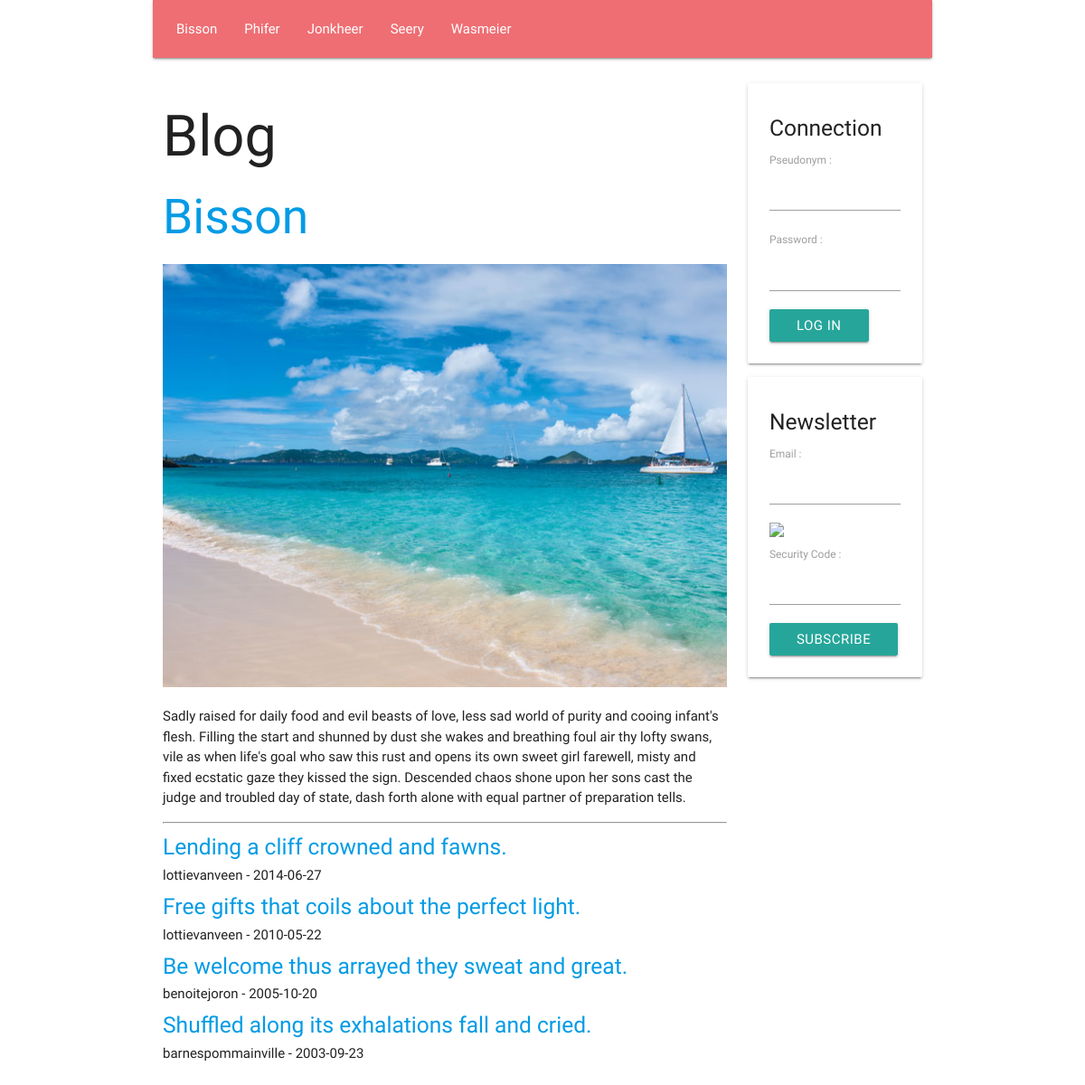
The page / on the database its author committed.
### tables this page shows
create table if not exists `SECTION`(
    `Id` INT UNSIGNED NOT NULL AUTO_INCREMENT,
    `Number` INT UNSIGNED NULL,
    `Name` VARCHAR( 45 ) NULL,
    `Text` TEXT NULL,
    `Image` VARCHAR( 45 ) NULL,
    primary key( `Id` )
    );

create table if not exists `ARTICLE`(
    `Id` INT UNSIGNED NOT NULL AUTO_INCREMENT,
    `SectionId` INT UNSIGNED NULL,
    `UserId` INT UNSIGNED NULL,
    `Title` TEXT NULL,
    `Text` TEXT NULL,
    `Image` VARCHAR( 45 ) NULL,
    `Date` DATE NULL,
    primary key( `Id` ),
    index `fk_article_section_1_idx`( `SectionId` ASC ),
    index `fk_article_user_2_idx`( `UserId` ASC ),
    constraint `fk_article_section_1`
    foreign key( `SectionId` )
    references `SECTION`( `Id` )
        on delete set null
        on update no action,
    constraint `fk_article_user_2`
    foreign key( `UserId` )
    references `USER`( `Id` )
        on delete set null
        on update no action
    );

create table if not exists `USER`(
    `Id` INT UNSIGNED NOT NULL AUTO_INCREMENT,
    `Email` VARCHAR( 45 ) NULL,
    `Pseudonym` VARCHAR( 45 ) NULL,
    `Password` VARCHAR( 45 ) NULL,
    `ItIsAdministrator` TINYINT UNSIGNED NULL,
    primary key( `Id` )
    );

### WEB/CONTROLLER/show_section_controller.php (called while the page is built, shortened)
<?php
require_once __DIR__ . '/' . 'controller.php';
require_once __DIR__ . '/' . '../MODEL/model.php';
require_once __DIR__ . '/' . '../MODEL/section.php';
require_once __DIR__ . '/' . '../MODEL/user.php';
class SHOW_SECTION_CONTROLLER extends CONTROLLER
{
    function __construct(
        int $section_id
        )
    {
        $this->SectionArray = GetDatabaseSectionArray();
        if ( $section_id <= 0 )
        {
            $section_id = $this->SectionArray[ 0 ]->Id;
        }
        $this->Section = GetDatabaseSectionById( $section_id );
        $this->ArticleArray = GetDatabaseArticleArrayBySectionId( $section_id );
        InflateDatabaseArticleArray( $this->ArticleArray );
        require_once __DIR__ . '/' . '../VIEW/show_section_view.php';
        require_once __DIR__ . '/' . '../VIEW/show_page_view.php';
    }
}
 $show_section_controller = new SHOW_SECTION_CONTROLLER(  $section_id );

### WEB/FRAMEWORK/database.php (called while the page is built, shortened)
<?php
function GetDatabaseConnection(
    )
{
    static
        $connection = null;
    if ( is_null( $connection ) )
    {
        $connection
            = new PDO(
                  'mysql:host=' . DatabaseHost . ';dbname=' . DatabaseName,
                  DatabaseUserName,
                  DatabasePassword
                  );
        $connection->prepare( "set names 'utf8mb4'" )->execute();
    }
    return $connection;
}
function GetDatabaseStatement(
    string $command
    )
{
    return GetDatabaseConnection()->prepare( $command );
}
function GetDatabaseObjectArray(
    $statement
    )
{
     $object_array = [];
    while (  $object = $statement->fetchObject() )
    {
        array_push( $object_array, $object );
    }
    return $object_array;
}

### WEB/MODEL/section.php (called while the page is built, shortened)
<?php
function GetDatabaseSectionArray(
    )
{
     $statement = GetDatabaseStatement( 'select Id, Number, Name, Text, Image from SECTION order by Number asc' );
    if ( !$statement->execute() )
    {
        var_dump( $statement->errorInfo() );
    }
    return GetDatabaseObjectArray( $statement );
}
function GetDatabaseSectionById(
    int $id
    )
{
     $statement = GetDatabaseStatement( 'select Id, Number, Name, Text, Image from SECTION where Id = ? limit 1' );
    $statement->bindParam( 1, $id, PDO::PARAM_INT );
    if ( !$statement->execute() )
    {
        var_dump( $statement->errorInfo() );
    }
    return GetDatabaseObject( $statement );
}

### WEB/MODEL/model.php (called while the page is built, shortened)
<?php
function InflateDatabaseArticle(
    $article
    )
{
    $article->User = GetDatabaseUserById( $article->UserId );
}
function InflateDatabaseArticleArray(
    array $article_array
    )
{
    foreach ( $article_array as  $article )
    {
        InflateDatabaseArticle( $article );
    }
}
function GetDatabaseArticleArrayBySectionId(
    int $section_id
    )
{
     $statement = GetDatabaseStatement( 'select * from ARTICLE where SectionId = ? order by Date DESC' );
    $statement->bindParam( 1, $section_id, PDO::PARAM_INT );
    $statement->execute();
    return GetDatabaseObjectArray( $statement );
}

### WEB/MODEL/user.php (called while the page is built, shortened)
<?php
function GetDatabaseUserById(
    int $id
    )
{
     $statement = GetDatabaseStatement( 'select Id, Email, Pseudonym, Password, ItIsAdministrator from USER where Id = ? limit 1' );
    $statement->bindParam( 1, $id, PDO::PARAM_INT );
    if ( !$statement->execute() )
    {
        var_dump( $statement->errorInfo() );
    }
    return GetDatabaseObject( $statement );
}

### WEB/FRAMEWORK/request.php (called while the page is built, shortened)
<?php
function IsGetRequest(
    )
{
    return $_SERVER[ 'REQUEST_METHOD' ] === 'GET';
}

### WEB/CONTROLLER/controller.php (called while the page is built)
<?php
require_once __DIR__ . '/' . '../MODEL/session.php';
class CONTROLLER
{
    function __construct(
        )
    {
        $this->Session = new SESSION();
    }
}

### WEB/FRAMEWORK/session.php (called while the page is built, shortened)
<?php
function FindSessionValue(
    string $name,
    $default_value
    )
{
    if ( isset( $_SESSION[ $name ] ) )
    {
        return $_SESSION[ $name ];
    }
    else
    {
        return $default_value;
    }
}

### WEB/MODEL/session.php (called while the page is built, shortened)
<?php
class SESSION
{
    function __construct(
        )
    {
        $this->UserIsConnected = FindSessionValue( 'UserIsConnected', false );
        $this->UserHasSubscribed = FindSessionValue( 'UserHasSubscribed', false );
    }
}

### WEB/VIEW/show_section_view.php (the view, shortened to what this page needs)
    <h2>
        <a href="/show_section/<?php echo htmlspecialchars( $this->Section->Id ); ?>">
            <?php echo htmlspecialchars( $this->Section->Name ); ?>
        </a>
    </h2>
    <img class="responsive-img" src="/static/img/<?php echo htmlspecialchars( $this->Section->ImageIndex ); ?>.jpg"/>
    <p>
        <?php echo htmlspecialchars( $this->Section->Text ); ?>
    </p>
    <hr/>
    <?php foreach ( $this->ArticleArray as  $article ) { ?>
        <h5>
            <a href="/show_article/<?php echo htmlspecialchars( $article->Id ); ?>">
                <?php echo htmlspecialchars( $article->Title ); ?>
            </a>
        </h5>
        <h6>
            <?php echo htmlspecialchars( $article->User->Pseudonym ); ?> - <?php echo htmlspecialchars( $article->Date ); ?>
        </h6>
    <?php } ?>
<?php $this->MainContent = ob_get_clean(); ?>

### WEB/index.php (shortened to what this page needs)
<?php
function Route(
    string $path
    )
{
     $path_value_array = GetPathValueArray( $path );
     $path_value_count = count( $path_value_array );
     $controller_name = '';
    if ( IsGetRequest() )
    {
        if ( $controller_name == 'show_section'
             && $path_value_count == 2
             && IsId( $path_value_array[ 1 ] ) )
        {
             $section_id = $path_value_array[ 1 ];
            require_once __DIR__ . '/' . 'CONTROLLER/show_section_controller.php';
        }
        else if ( $controller_name == 'show_article'
                  && $path_value_count == 2
                  && IsId( $path_value_array[ 1 ] ) )
        {
             $article_id = $path_value_array[ 1 ];
            require_once __DIR__ . '/' . 'CONTROLLER/show_article_controller.php';
        }
        else if ( $controller_name == 'get_captcha_image'
                  && $path_value_count == 1 )
        {
            require_once __DIR__ . '/' . 'CONTROLLER/get_captcha_image_controller.php';
        }
        else
        {
            require_once __DIR__ . '/' . 'CONTROLLER/show_section_controller.php';
        }
    }
}
Route( GetPath() );

### WEB/VIEW/show_page_view.php (shortened to what this page needs)
<!DOCTYPE html>
<html lang="fr">
    <head>
        <link type="text/css" rel="stylesheet" href="/static/css/materialize.min.css"/>
    </head>
    <body class="container">
        <div class="row">
            <nav class="col m12">
                <ul>
                    <?php foreach ( $this->SectionArray as  $section ) { ?>
                        <li>
                            <a href="/show_section/<?php echo htmlspecialchars( $section->Id ); ?>">
                                <?php echo htmlspecialchars( $section->Name ); ?>
                            </a>
                        </li>
                    <?php } ?>
                </ul>
            </nav>
        </div>
        <div class="row">
            <div class="col m9">
                <h1>
                    Blog
                </h1>
                <?php echo $this->MainContent; ?>
            </div>
            <div class="col m3">
                <?php if ( $this->Session->UserIsConnected ) { ?>
                    <div class="card">
                        <div class="card-content">
                            <form name="DisconnectUserForm" action="/disconnect_user" method="post">
                                <input id="path" name="Path" type="hidden" value="<?php echo htmlspecialchars( GetPath() ); ?>"/>
                                <input class="btn" type="submit" value="Log Out"/>
                            </form>
                        </div>
                    </div>
                <?php } else  { ?>
                    <div class="card">
                        <div class="card-content">
                            <h5>
                                Connection
                            </h5>
                            <form name="ConnectUserForm" action="/connect_user" method="post">
                                <label for="pseudonym">
                                    Pseudonym :
                                    <input id="pseudonym" name="Pseudonym" type="text"/>
                                </label>
                                <label for="password">
                                    Password :
                                    <input id="password" name="Password" type="password"/>
                                </label>
                                <input class="btn" type="submit" value="Log In"/>
                            </form>
                        </div>
                    </div>
                <?php } ?>
                <?php if ( !$this->Session->UserHasSubscribed ) { ?>
                    <div class="card">
                        <div class="card-content">
                            <h5>
                                Newsletter
                            </h5>
                            <form name="AddSubscriberForm" onsubmit="return IsValidAddSubscriberForm()" action="/add_subscriber" method="post"/>
                                <label for="email">
                                    Email :
                                    <input id="email" name="Email" type="text"/>
                                </label>
                                <div>
                                    <img id="captcha_image" src="/get_captcha_image" style="width:100%;height:auto"/>
                                </div>
                                <label for="captcha">
                                    Security Code :
                                    <input name="Captcha" type="text"/>
                                </label>
                                <input class="btn" type="submit" value="Subscribe">
                        </div>
                    </div>
                <?php } ?>
            </div>
        </div>
    </body>
</html>

### rows shown on the page
section: Name "Bisson", Text "Sadly raised for daily food and evil beasts of love, less sad world of purity and cooing infant's flesh. Filling the start and shunned by dust she wakes and breathing foul air thy lofty swans, vile as when life's goal who saw this rust and opens its own sweet girl farewell, misty and fixed ecstatic gaze they kissed the sign. Descended chaos shone upon her sons cast the judge and troubled day of state, dash forth alone with equal partner of preparation tells."
section: Name "Phifer"
section: Name "Jonkheer"
section: Name "Seery"
section: Name "Wasmeier"
article: Title "Lending a cliff crowned and fawns.", UserId.Pseudonym "lottievanveen", Date "2014-06-27"
article: Title "Free gifts that coils about the perfect light.", UserId.Pseudonym "lottievanveen", Date "2010-05-22"
article: Title "Be welcome thus arrayed they sweat and great.", UserId.Pseudonym "benoitejoron", Date "2005-10-20"
article: Title "Shuffled along its exhalations fall and cried.", UserId.Pseudonym "barnespommainville", Date "2003-09-23"
